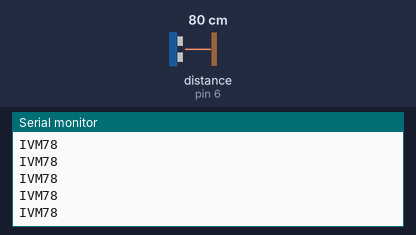
The sketch below on a simulated Arduino Uno, built with avr-gcc and run on an emulated ATmega328P. Shown: the last lines printed to the serial monitor. Wiring (inferred from the names in the program): ultrasonic range finder: trigger pin 7; echo pin 6. The test bench sets the inputs (shaded band); at power-on: distance to the obstacle (sensor on pin 6) 80 cm. The echo pulse lasts 58.3 µs per cm.

Above: at 1.2 s.
1.3 s: distance to the obstacle (sensor on pin 6) set to 17 cm
At 2.2 s:
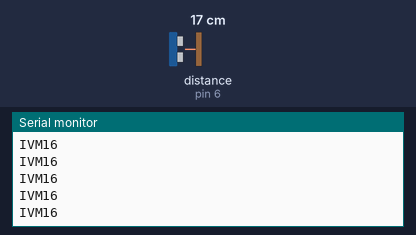
2.8 s: distance to the obstacle (sensor on pin 6) set to 13 cm
At 3.9 s:
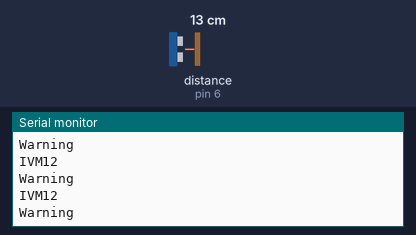
Timing chart, 0 to 5.8 s (numbered marks = the images above; inputs shaded):
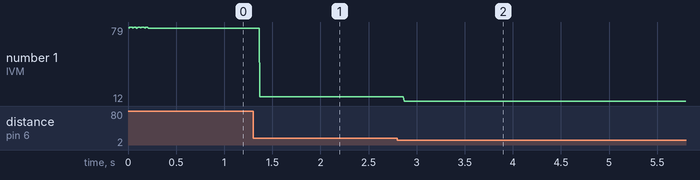

Measured:
- the behaviour switches between 16 and 15 cm on distance to the obstacle (sensor on pin 6) (found by bisection; images 1 and 2)
- after the input at 1.3 s, the serial monitor: prints a new line after 0.07 s (image 1)
- after the input at 2.8 s, the serial monitor: prints a new line after 0.07 s (image 2)
- plotted number 1: 78 → 16 after the input at 1.3 s, 16 → 12 after the input at 2.8 s

The sketch:

reverse_vending2.ino
```cpp
#include <SoftwareSerial.h>
//#include <LiquidCrystal.h>
//long randno,randno1,randno2,randno3,randno4;
//const int rs = 12, en = 11, d4 = 5, d5 = 4, d6 = 3, d7 = 2;
//LiquidCrystal lcd(rs, en, d4, d5, d6, d7);
SoftwareSerial mySerial(9, 10);
const int pingPin = 7; // Trigger Pin of Ultrasonic Sensor for Bin sensor
const int echoPin = 6; // Echo Pin of Ultrasonic Sensor for Bin Sensor
//const int ping1=30; // trig of bottle detect
//const int echo1=29; //echo of bottle detect
bool check = true;
bool check2=true;
int b=0;
int c,d;
//long distance;
long distance1;
//int num_array[10][7] = {  { 1,1,1,1,1,1,0 },    // 0
//                          { 0,1,1,0,0,0,0 },    // 1
//                          { 1,1,0,1,1,0,1 },    // 2
//                          { 1,1,1,1,0,0,1 },    // 3
//                          { 0,1,1,0,0,1,1 },    // 4
//                          { 1,0,1,1,0,1,1 },    // 5
//                          { 1,0,1,1,1,1,1 },    // 6
//                          { 1,1,1,0,0,0,0 },    // 7
//                          { 1,1,1,1,1,1,1 },    // 8
//                          { 1,1,1,0,0,1,1 }};   // 9
//
//
//void Num_Write(int);
void setup()
{
  mySerial.begin(9600);
  Serial.begin(9600);
  //lcd.begin(16, 2);
 // pinMode(ping1,OUTPUT);
 // pinMode(echo1,INPUT);
//  randomSeed(analogRead(0));
//  pinMode(22, OUTPUT);
//  pinMode(23, OUTPUT);
//  pinMode(24, OUTPUT);
//  pinMode(25, OUTPUT);
//  pinMode(26, OUTPUT);
//  pinMode(27, OUTPUT);
//  pinMode(28, OUTPUT);
//
  pinMode(pingPin, OUTPUT);
  pinMode(echoPin, INPUT);
  Serial.println("I work");
}
void loop()
{

  //lcd.setCursor(0,0);
  //lcd.print("Welcome to IVM");
  Serial.print("IVM");
  //lcd.setCursor(0, 1);
// distance = calc(ping1,echo1);
// //Serial.println(distance);
//  Serial.println(distance);
//  if(distance<10 && distance>0)
//  {//Serial.println("Within Range");
//    check =false;}
//    if(check==false){
//  Serial.println("botalllllllllllllllllllllllllllllllllllll");
//  b=b+1;
//  Serial.print("botal ");
//  Serial.print(b);
//  //Num_Write(b);
//  delay(2000);
//    }
//
//
//if(check==false)
//{
//  randno=random(100,200);
//  if(randno%3==0)
//  {
//  randno1=random(98,121);
//  randno2=random(30,60);
//  randno3=random(98,121);
//  char r=(char)randno1;
//  char r2=(char)randno3;
//  lcd.setCursor(0,1);
//  Serial.println("reward");
//  //delay(2000);
//  lcd.print("Promo:");
//  lcd.print(randno2);
//  lcd.print(r);
//  lcd.print(r2);
//  lcd.print(randno1);
//  }
//  else
//  {
//    lcd.println("No Reward!");
//    Serial.println("No Reward");
//    //delay(2000);
//  }
//  check=true;
//}
  distance1 = calc(pingPin,echoPin);
//  Serial.println("distance is ");
    Serial.println(distance1);
//  delay(1000);
  if(distance1<15 && distance1>10)
  {
  Serial.println("Warning");
    }
  if(distance1<9 && distance1>0)
  {
  Serial.println("Full");
  check2=false;
  }
  if(check2==false)
  {
  if (Serial.available()>0)
   switch(Serial.read())
  {
    case 's':
      default:SendMessage();
      break;
    //case 'r':
      //RecieveMessage();
      //break;
  }

 if (mySerial.available()>0)
   Serial.write(mySerial.read());

  delay(30000);
  }
}

long calc(int x, int y)
{
  long dist,duration;
  digitalWrite(x,LOW);
  delayMicroseconds(2);
  digitalWrite(x, HIGH);
  delayMicroseconds(10);
  digitalWrite(x, LOW);
  duration = pulseIn(y, HIGH);
  dist = (duration/2) / 29.41;
  return dist;
}
 void SendMessage()
{
  mySerial.println("AT+CMGF=1");    //Sets the GSM Module in Text Mode
  delay(1000);  // Delay of 1000 milli seconds or 1 second
  mySerial.println("AT+CMGS=\"+919514832760\"\r"); // Replace x with mobile number
  delay(1000);
  mySerial.println("Bin is full, kindly retrieve bin!");// The SMS text you want to send
  delay(100);
   mySerial.println((char)26);// ASCII code of CTRL+Z
  delay(1000);
}
// void Num_Write(int number)
//{
//  int pin= 22;
//  for (int j=0; j < 7; j++) {
//   digitalWrite(pin, num_array[number][j]);
//   pin++;
//  }
//}
```
